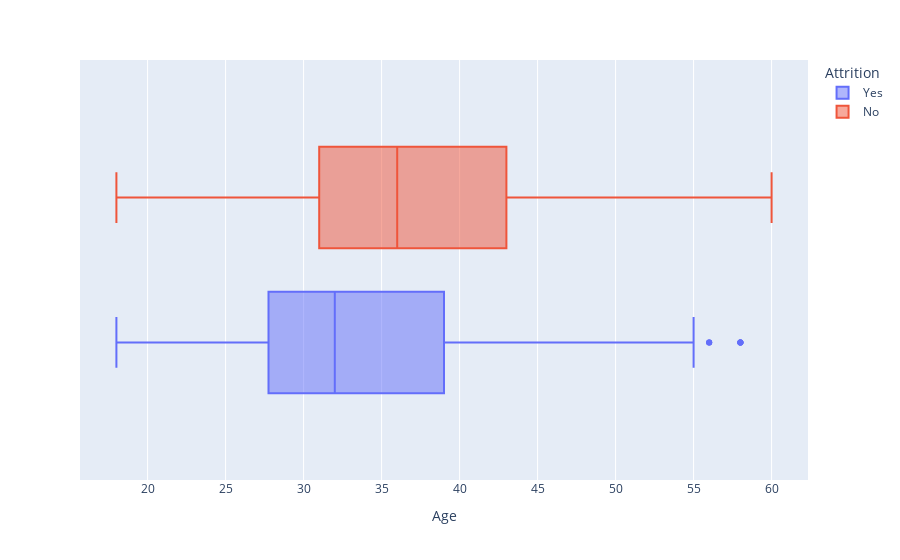

Notebook code for this chart:
### Markdown cell above
Job promotion is likely to improve employee retention in the company.

### Code cell
fig = px.box(employee_data, x = "Age", color = "Attrition")
fig.show()

### Figure 1 — Plotly figure (JSON) as saved in the notebook; plotly's stock layout.template omitted (floating-point values rounded to 4 significant figures; data arrays with more than 128 entries replaced by an {"elided": "..."} marker saying what was removed)
{"data": [{"alignmentgroup": "True", "hovertemplate": "Attrition=Yes<br>Age=%{x}<extra></extra>", "legendgroup": "Yes", "marker": {"color": "#636efa"}, "name": "Yes", "notched": false, "offsetgroup": "Yes", "orientation": "h", "showlegend": true, "type": "box", "x": {"elided": "237 int values"}, "x0": " ", "xaxis": "x", "y0": " ", "yaxis": "y"}, {"alignmentgroup": "True", "hovertemplate": "Attrition=No<br>Age=%{x}<extra></extra>", "legendgroup": "No", "marker": {"color": "#EF553B"}, "name": "No", "notched": false, "offsetgroup": "No", "orientation": "h", "showlegend": true, "type": "box", "x": {"elided": "1233 int values"}, "x0": " ", "xaxis": "x", "y0": " ", "yaxis": "y"}], "layout": {"boxmode": "group", "legend": {"title": {"text": "Attrition"}, "tracegroupgap": 0}, "margin": {"t": 60}, "xaxis": {"anchor": "y", "domain": [0, 1], "title": {"text": "Age"}}, "yaxis": {"anchor": "x", "domain": [0, 1]}}}
